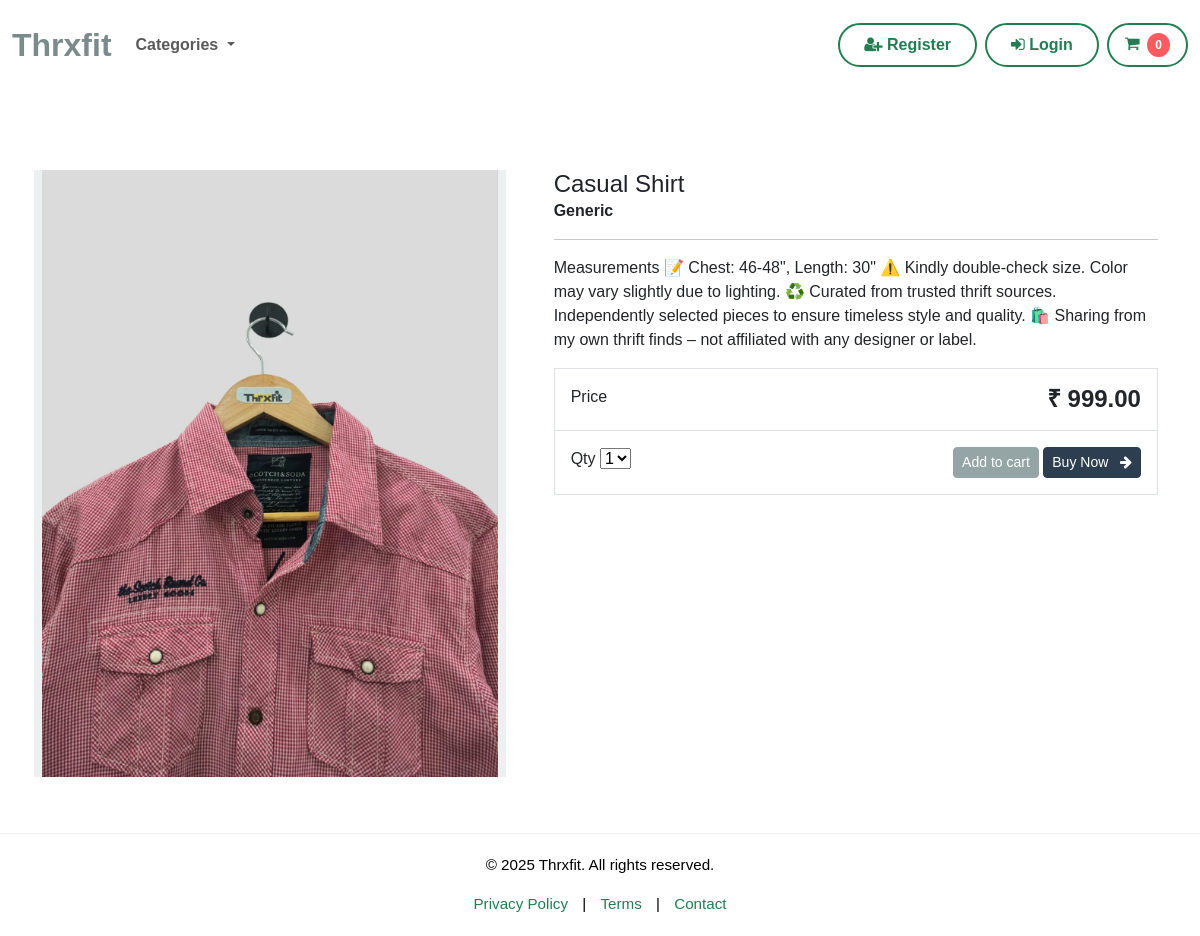
/items/casual-shirt/, run on the app's committed database.
### store_app/models.py (models this page shows, shortened)
class Product(models.Model):
    category = models.ForeignKey(Category, related_name='products', on_delete=models.CASCADE)
    name = models.CharField(max_length=200, db_index=True)
    brand = models.CharField(max_length=200, db_index=True, default='Generic')
    slug = models.SlugField(max_length=200, db_index=True)
    description = models.TextField(blank=True)
    price = models.DecimalField(max_digits=5, decimal_places=2)
    image = models.ImageField(upload_to='images/', blank=True)
    available = models.BooleanField(default=True)
    created = models.DateTimeField(auto_now_add=True)
    updated = models.DateTimeField(auto_now=True)
    class Meta:
        ordering = ('name',)
        verbose_name_plural = 'products'

### store_app/views.py (the view)
# urls.py: path('items/<slug:product_slug>/', views.items, name='items'),
def items(request, product_slug):
    product = get_object_or_404(Product, slug=product_slug)
    context = {'product': product}
    return render(request, 'items.html', context)

### cart_app/cart.py (called while the page is built)
    def unique_count(self):
        return len(self.user_cart.keys())

### cart_app/context_processors.py (called while the page is built)
def cart(request):
    return {'cart': Cart(request)}

### store_app/models.py (called while the page is built)
    def get_absolute_url(self):
        return reverse('list-category', args=[self.slug])

### store_app/views.py (called while the page is built)
def categories(request):
    all_categories = Category.objects.all()
    return {'all_categories': all_categories}

### store_app/templates/items.html (shortened to what this page needs)
{% extends "./base.html" %}
{% load static %}
{% block content %}
<div class="container">
    <main class="pt-5">
        <div class="row g-3">
            <div class="col-md-5 col-lg-5 order-md-first bg-light">
                <img class="img-fluid mx-auto d-block" alt="Responsive image" src="{{ product.image.url}}">
            </div>
            <div class="col-md-7 col-lg-7 ps-md-3 ps-lg-5">
                <h1 class="mb-0 h4">{{ product.name }}</h1>
                <strong>{{ product.brand }}</strong>
                <hr>
                <p>{{ product.description }}</p>
                <div class="border">
                    <div class="col border-bottom">
                        <div class="row p-3">
                            <div class="col-6">Price</div>
                            <div class="col-6 text-end"><span class="h4 fw-bold">₹ {{ product.price }}</span></div>
                        </div>
                    </div>
                    <div class="col">
                        <div class="row p-3">
                            <div class="col-6">
                                <label for="select">Qty</label>
                                <select id="select">
                                    <option value="1">1</option>
                                </select>
                            </div>
                            <div class="col-6 text-end">
                                <button type="button" id="add-button" value="{{ product.id }}" class="btn btn-secondary btn-sm">
                                    Add to cart
                                </button>
                                <a href="{% url 'checkout' %}" class="btn btn-primary btn-sm"> Buy Now &nbsp; <i class="fa fa-arrow-right"></i>
                                </a>
                            </div>
                        </div>
                    </div>
                </div>
            </div>
        </div>
    </main>
    <br>
</div>
{% endblock %}

### store_app/templates/base.html (style rules this page uses)
html, body { height: 100%; }
body { display: flex; flex-direction: column; min-height: 100vh; background-color: #fff; font-family: 'Montserrat', sans-serif; }

### data on the page
Product: image (picture), name "Casual Shirt", brand "Generic", description "Measurements 📝 Chest: 46-48\", Length: 30\" ⚠️ Kindly double-check size. Color may vary slightly due to lighting. ♻️ Curated from trusted thrift sources. Independently selected pieces to ensure timeless style and quality. 🛍️ Sharing from my own thrift finds – not affiliated with any designer or label.", price "999.00"
